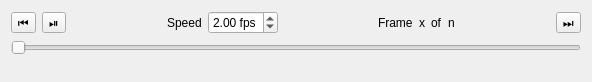
<?xml version="1.0" encoding="UTF-8"?>
<ui version="4.0">
 <class>Replay</class>
 <widget class="QWidget" name="Replay">
  <property name="geometry">
   <rect>
    <x>0</x>
    <y>0</y>
    <width>592</width>
    <height>82</height>
   </rect>
  </property>
  <property name="windowTitle">
   <string>Replay</string>
  </property>
  <layout class="QGridLayout" name="gridLayout">
   <item row="0" column="0">
    <widget class="QToolButton" name="f_toBegin">
     <property name="text">
      <string>⏮</string>
     </property>
    </widget>
   </item>
   <item row="0" column="1">
    <widget class="QToolButton" name="f_play">
     <property name="text">
      <string>⏯</string>
     </property>
    </widget>
   </item>
   <item row="0" column="2">
    <spacer name="horizontalSpacer">
     <property name="orientation">
      <enum>Qt::Horizontal</enum>
     </property>
     <property name="sizeHint" stdset="0">
      <size>
       <width>69</width>
       <height>20</height>
      </size>
     </property>
    </spacer>
   </item>
   <item row="0" column="3">
    <widget class="QLabel" name="label">
     <property name="text">
      <string>Speed</string>
     </property>
    </widget>
   </item>
   <item row="0" column="4">
    <widget class="QDoubleSpinBox" name="f_speed">
     <property name="suffix">
      <string> fps</string>
     </property>
     <property name="minimum">
      <double>0.100000000000000</double>
     </property>
     <property name="maximum">
      <double>5.000000000000000</double>
     </property>
     <property name="singleStep">
      <double>0.100000000000000</double>
     </property>
     <property name="value">
      <double>2.000000000000000</double>
     </property>
    </widget>
   </item>
   <item row="0" column="5">
    <spacer name="horizontalSpacer_3">
     <property name="orientation">
      <enum>Qt::Horizontal</enum>
     </property>
     <property name="sizeHint" stdset="0">
      <size>
       <width>69</width>
       <height>20</height>
      </size>
     </property>
    </spacer>
   </item>
   <item row="0" column="6">
    <widget class="QLabel" name="label_2">
     <property name="text">
      <string>Frame</string>
     </property>
    </widget>
   </item>
   <item row="0" column="10">
    <spacer name="horizontalSpacer_2">
     <property name="orientation">
      <enum>Qt::Horizontal</enum>
     </property>
     <property name="sizeHint" stdset="0">
      <size>
       <width>69</width>
       <height>20</height>
      </size>
     </property>
    </spacer>
   </item>
   <item row="0" column="11">
    <widget class="QToolButton" name="f_toEnd">
     <property name="text">
      <string>⏭</string>
     </property>
    </widget>
   </item>
   <item row="1" column="0" colspan="12">
    <widget class="QSlider" name="f_slider">
     <property name="tracking">
      <bool>false</bool>
     </property>
     <property name="orientation">
      <enum>Qt::Horizontal</enum>
     </property>
    </widget>
   </item>
   <item row="2" column="3">
    <spacer name="verticalSpacer">
     <property name="orientation">
      <enum>Qt::Vertical</enum>
     </property>
     <property name="sizeHint" stdset="0">
      <size>
       <width>20</width>
       <height>8</height>
      </size>
     </property>
    </spacer>
   </item>
   <item row="0" column="8">
    <widget class="QLabel" name="label_4">
     <property name="text">
      <string>of</string>
     </property>
    </widget>
   </item>
   <item row="0" column="7">
    <widget class="QLabel" name="f_step_number">
     <property name="text">
      <string>x</string>
     </property>
    </widget>
   </item>
   <item row="0" column="9">
    <widget class="QLabel" name="f_size">
     <property name="text">
      <string>n</string>
     </property>
    </widget>
   </item>
  </layout>
 </widget>
 <resources/>
 <connections/>
</ui>
